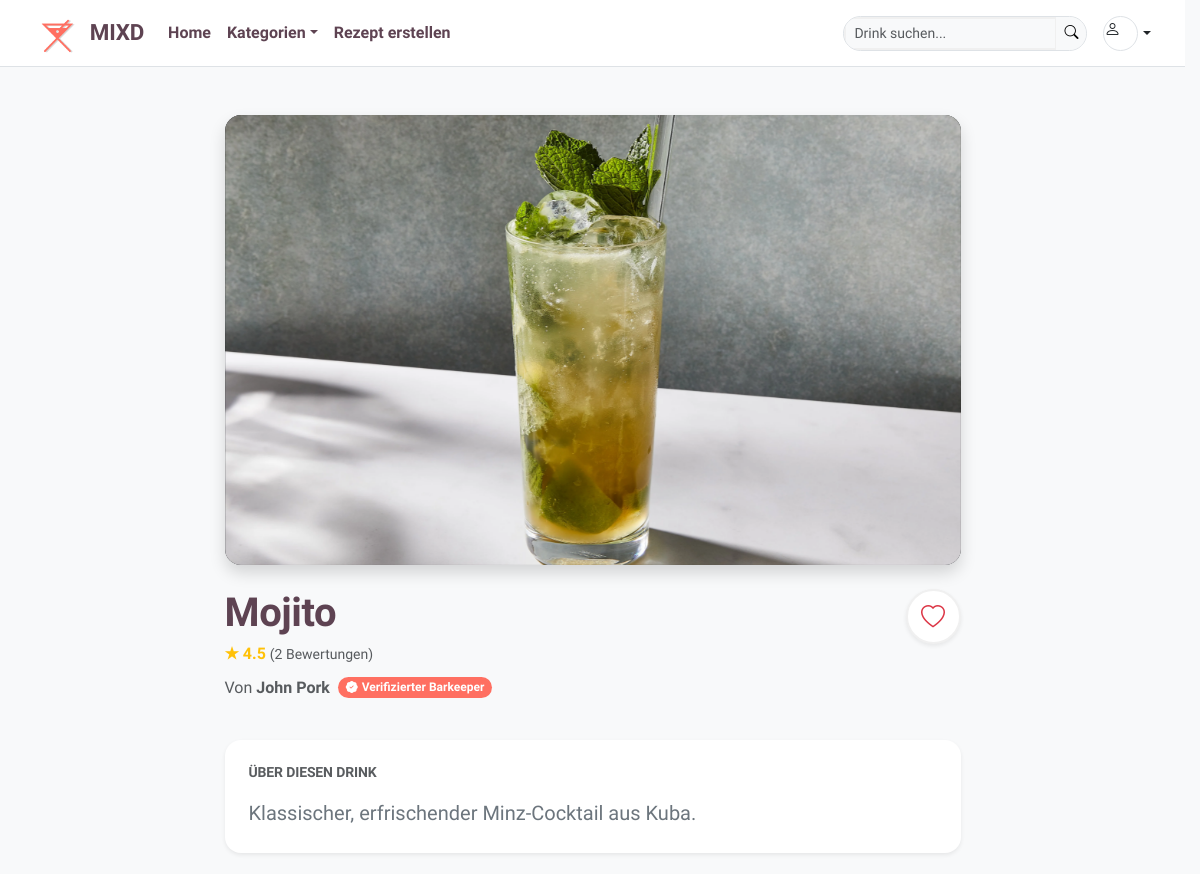
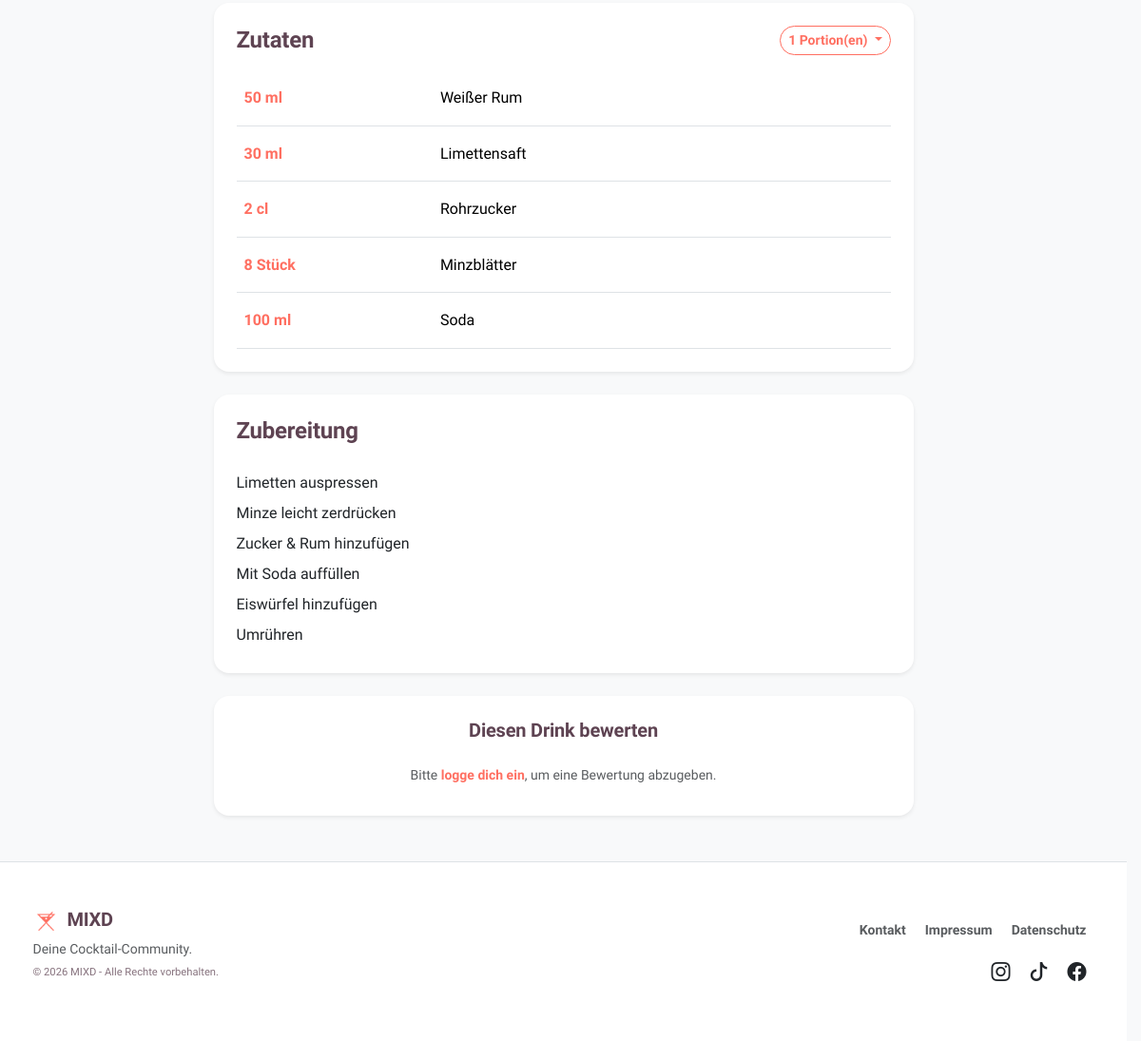
/recipe.php?id=1, run on the app's committed database (2 pictures, top to bottom).
### tables this page shows
CREATE TABLE `recipes` (
  `recipe_id` int(11) UNSIGNED NOT NULL,
  `recipe_name` varchar(150) NOT NULL,
  `beschreibung` varchar(255) DEFAULT NULL,
  `anleitung` text NOT NULL,
  `created_by` int(11) UNSIGNED NOT NULL,
  `created_at` timestamp(6) NOT NULL DEFAULT current_timestamp(6)
);

CREATE TABLE `users` (
  `userid` int(11) UNSIGNED NOT NULL,
  `benutzername` varchar(30) NOT NULL,
  `email` varchar(30) NOT NULL,
  `profile_image` varchar(255) DEFAULT 'resources/images/default_profile.png',
  `passwort` varchar(255) NOT NULL,
  `role` int(11) NOT NULL DEFAULT 1,
  `is_barkeeper` tinyint(1) DEFAULT 0
);

CREATE TABLE `recipe_ingredients` (
  `recipe_id` int(10) UNSIGNED NOT NULL,
  `ingredient_id` int(10) UNSIGNED NOT NULL,
  `amount` decimal(10,2) DEFAULT NULL,
  `unit` varchar(20) DEFAULT NULL
);

CREATE TABLE `ingredients` (
  `ingredient_id` int(10) UNSIGNED NOT NULL,
  `ingredient_name` varchar(100) NOT NULL
);

### recipe.php (the view, shortened to what this page needs)
<?php
require_once "util/dbutil.php";
$recipeId = isset($_GET['id']) ? (int) $_GET['id'] : 0;
$servings = isset($_GET['servings']) ? (int) $_GET['servings'] : 1;
$sqlRecipe = "SELECT r.*, u.benutzername, u.is_barkeeper
              FROM recipes r
              JOIN users u ON r.created_by = u.userid
              WHERE r.recipe_id = ?";
$stmt = $conn->prepare($sqlRecipe);
$stmt->bind_param("i", $recipeId);
$stmt->execute();
$recipe = $stmt->get_result()->fetch_assoc();
$stmtAvg = $conn->prepare("SELECT AVG(stars) as avg, COUNT(*) as total FROM ratings WHERE recipe_id = ?");
$stmtAvg->bind_param("i", $recipeId);
$stmtAvg->execute();
$stats = $stmtAvg->get_result()->fetch_assoc();
$avgStars = round($stats['avg'] ?? 0, 1);
$totalRatings = $stats['total'] ?? 0;
$stmtIng = $conn->prepare("SELECT ri.amount, ri.unit, i.ingredient_name
                           FROM recipe_ingredients ri
                           JOIN ingredients i ON ri.ingredient_id = i.ingredient_id
                           WHERE ri.recipe_id = ?");
$stmtIng->bind_param("i", $recipeId);
$stmtIng->execute();
$ingredients = $stmtIng->get_result()->fetch_all(MYSQLI_ASSOC);
$stmtImg = $conn->prepare("SELECT image_path FROM recipe_images WHERE recipe_id = ?");
$stmtImg->bind_param("i", $recipeId);
$stmtImg->execute();
$recipeImages = $stmtImg->get_result()->fetch_all(MYSQLI_ASSOC);
$stmtComm = $conn->prepare("SELECT rating_image FROM ratings WHERE recipe_id = ? AND rating_image IS NOT NULL");
$stmtComm->bind_param("i", $recipeId);
$stmtComm->execute();
$commImages = $stmtComm->get_result()->fetch_all(MYSQLI_ASSOC);
$allImages = array_merge(
    array_column($recipeImages, 'image_path'),
    array_column($commImages, 'rating_image')
);
$isFav = false;
?>
<!DOCTYPE html>
<html lang="de">
<head>
    <?php include "includes/head-includes.php"; ?>
</head>
<body class="bg-light">
    <?php include "includes/navbar.php"; ?>
    <main class="container py-5">
        <div class="row justify-content-center">
            <div class="col-lg-8">
                <div id="recipeCarousel" class="carousel slide shadow rounded-4 overflow-hidden mb-4"
                    data-bs-ride="carousel">
                    <div class="carousel-inner bg-dark" style="height: 450px;">
                        <?php if (empty($allImages)): ?>
                            <div class="carousel-item active h-100">
                                <img src="resources/images/placeholders/platzhalter2.png"
                                    class="d-block w-100 h-100 object-fit-cover">
                            </div>
                        <?php else: ?>
                            <?php foreach ($allImages as $index => $path): ?>
                                <div class="carousel-item <?= $index === 0 ? 'active' : '' ?> h-100">
                                    <img src="<?= htmlspecialchars($path) ?>" class="d-block w-100 h-100 object-fit-cover">
                                </div>
                            <?php endforeach; ?>
                        <?php endif; ?>
                    </div>
                </div>
                <div class="d-flex justify-content-between align-items-start mb-4">
                    <div>
                        <h1 class="fw-bold mb-1"><?= htmlspecialchars($recipe['recipe_name']) ?></h1>
                        <div class="mb-2">
                            <span class="text-warning fw-bold">★ <?= $avgStars ?></span>
                            <span class="text-muted small">(<?= $totalRatings ?> Bewertungen)</span>
                        </div>
                        <p class="text-muted d-flex align-items-center">
                            Von <strong class="ms-1"><?= htmlspecialchars($recipe['benutzername']) ?></strong>
                            <?php if ($recipe['is_barkeeper']): ?>
                                <span class="badge bg-primary rounded-pill ms-2 d-flex align-items-center">
                                    <i class="bi bi-patch-check-fill me-1"></i> Verifizierter Barkeeper
                                </span>
                            <?php endif; ?>
                        </p>
                    </div>
                    <a href="util/toggle_favorite.php?id=<?= $recipeId ?>"
                        class="btn <?= $isFav ? 'btn-danger' : 'btn-outline-danger' ?> fav-circle shadow-sm">
                        <i class="bi <?= $isFav ? 'bi-heart-fill' : 'bi-heart' ?>"></i>
                    </a>
                </div>
                <div class="card border-0 shadow-sm p-4 rounded-4 mb-4">
                    <h5 class="fw-bold mb-3 text-uppercase small text-muted">Über diesen Drink</h5>
                    <p class="lead mb-0 text-secondary"><?= nl2br(htmlspecialchars($recipe['beschreibung'])) ?></p>
                </div>
                <div class="card border-0 shadow-sm p-4 rounded-4 mb-4">
                    <div class="d-flex justify-content-between align-items-center mb-3">
                        <h4 class="fw-bold mb-0">Zutaten</h4>
                        <div class="dropdown">
                            <button class="btn btn-sm btn-outline-primary dropdown-toggle rounded-pill"
                                data-bs-toggle="dropdown">
                                <?= $servings ?> Portion(en)
                            </button>
                        </div>
                    </div>
                    <table class="table table-borderless mb-0">
                        <?php foreach ($ingredients as $ing): ?>
                            <tr class="border-bottom">
                                <td class="py-3 text-primary fw-bold" style="width: 30%;">
                                    <?= (float) ($ing['amount'] * $servings) ?>     <?= htmlspecialchars($ing['unit']) ?>
                                </td>
                                <td class="py-3"><?= htmlspecialchars($ing['ingredient_name']) ?></td>
                            </tr>
                        <?php endforeach; ?>
                    </table>
                </div>
                <div class="card border-0 shadow-sm p-4 rounded-4 mb-4">
                    <h4 class="fw-bold mb-4">Zubereitung</h4>
                    <div class="lh-lg">
                        <?= nl2br(htmlspecialchars($recipe['anleitung'])) ?>
                    </div>
                </div>
                <div class="card border-0 shadow-sm p-4 rounded-4 bg-white">
                    <h5 class="fw-bold mb-3 text-center">Diesen Drink bewerten</h5>
                    <?php if (isset($_SESSION['userid'])): ?>
                        <form action="util/submit_rating.php" method="POST" enctype="multipart/form-data">
                            <input type="hidden" name="recipe_id" value="<?= $recipeId ?>">
                            <div class="row g-2">
                                <div class="col-md-4">
                                    <select name="stars" class="form-select border-0 bg-light py-2">
                                        <option value="5">⭐⭐⭐⭐⭐</option>
                                        <option value="4">⭐⭐⭐⭐</option>
                                        <option value="3">⭐⭐⭐</option>
                                        <option value="2">⭐⭐</option>
                                        <option value="1">⭐</option>
                                    </select>
                                </div>
                                <div class="col-md-5">
                                    <input type="file" name="rating_pic" class="form-control border-0 bg-light py-2">
                                </div>
                                <div class="col-md-3">
                                    <button type="submit"
                                        class="btn btn-primary w-100 fw-bold py-2 shadow-sm rounded-pill">SENDEN</button>
                                </div>
                            </div>
                        </form>
                    <?php else: ?>
                        <div class="text-center p-2">
                            <p class="text-muted small mb-0">Bitte <a href="login.php" class="fw-bold">logge dich ein</a>,
                                um eine Bewertung abzugeben.</p>
                        </div>
                    <?php endif; ?>
                </div>
            </div>
        </div>
    </main>
    <?php include "includes/footer.php"; ?>
</body>
</html>

### styling/custom/base.css (style rules this page uses)
:root { --primary-accent: #ff6f61; --secondary-accent: #5e4352; --muted-teal: #587b7f; --bg-light: #F7F7F7; --text-dark: #5e4352; }
html { scrollbar-gutter: stable; overflow-y: scroll; }
body { font-family: 'Quicksand', sans-serif; font-weight: 500; color: var(--secondary-accent); background-color: #ffffff; display: flex; flex-direction: column; min-height: 100vh; line-height: 1.6; -webkit-font-smoothing: antialiased; }
h1, h2, h3, h4, h5, h6 { font-family: 'Quicksand', sans-serif; font-weight: 700 !important; letter-spacing: -0.01em; color: var(--secondary-accent) !important; }
.text-primary { color: var(--primary-accent) !important; }
.bg-primary { background-color: var(--primary-accent) !important; }
.btn-outline-primary { color: var(--primary-accent) !important; border-color: var(--primary-accent) !important; background-color: transparent !important; border-radius: 50px; font-weight: 600; }
a { color: var(--primary-accent); text-decoration: none; transition: all 0.2s ease; font-weight: 600; }

### styling/custom/content.css (style rules this page uses)
#recipeCarousel { border-radius: 24px; overflow: hidden; box-shadow: 0 10px 30px rgba(94, 67, 82, 0.15); }
.fav-circle { width: 55px; height: 55px; background: white; border-radius: 50%; box-shadow: 0 4px 12px rgba(0,0,0,0.1); transition: all 0.3s cubic-bezier(0.175, 0.885, 0.32, 1.275); }
.fav-circle { width: 55px !important; height: 55px !important; display: flex !important; align-items: center !important; justify-content: center !important; border-radius: 50% !important; transition: all 0.3s cubic-bezier(0.175, 0.885, 0.32, 1.275) !important; padding: 0 !important; border-width: 2px !important; }
.btn-outline-danger.fav-circle { background-color: #ffffff !important; color: #dc3545 !important; border-color: #f0f0f0 !important; }
.fav-circle i { line-height: 0; font-size: 1.5rem !important; }

### data on the page
recipes: recipe_name "Mojito", created_by.benutzername "John Pork", beschreibung "Klassischer, erfrischender Minz-Cocktail aus Kuba.", anleitung "Limetten auspressen Minze leicht zerdrücken Zucker & Rum hinzufügen Mit Soda auffüllen Eiswürfel hinzufügen Umrühren"
recipe_ingredients: $ing['amount']*$servings "50", unit "ml", ingredient.ingredient_name "Weißer Rum"
recipe_ingredients: $ing['amount']*$servings "30", unit "ml", ingredient.ingredient_name "Limettensaft"
recipe_ingredients: $ing['amount']*$servings "2", unit "cl", ingredient.ingredient_name "Rohrzucker"
recipe_ingredients: $ing['amount']*$servings "8", unit "Stück", ingredient.ingredient_name "Minzblätter"
recipe_ingredients: $ing['amount']*$servings "100", unit "ml", ingredient.ingredient_name "Soda"

### other printed values
$avgStars "4.5"
$totalRatings "2"
$servings "1"
